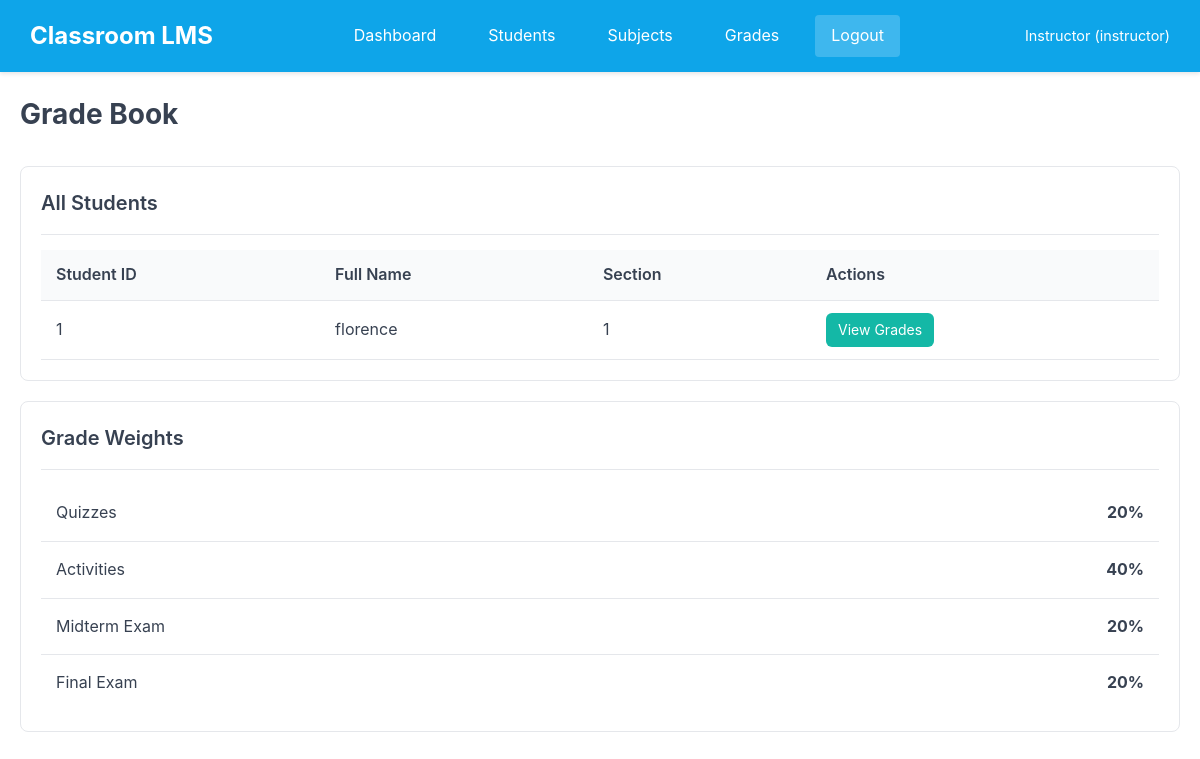
Page /grades (signed in) on the committed database.
### tables this page shows
CREATE TABLE users (
            id INTEGER PRIMARY KEY AUTOINCREMENT,
            username TEXT UNIQUE NOT NULL,
            password_hash TEXT NOT NULL,
            full_name TEXT NOT NULL,
            role TEXT NOT NULL,
            student_id TEXT,
            section TEXT,
            created_at TIMESTAMP DEFAULT CURRENT_TIMESTAMP
        );

### app.py (the view)
@app.route('/grades')
@login_required
def grades():
    if current_user.role != 'instructor':
        return redirect(url_for('student_dashboard'))
    conn = get_db()
    cursor = conn.cursor()
    cursor.execute('SELECT * FROM subjects')
    subjects = cursor.fetchall()
    cursor.execute('SELECT * FROM users WHERE role = "student" ORDER BY full_name')
    students = cursor.fetchall()
    conn.close()
    return render_template('grades.html', subjects=subjects, students=students)

### app.py (called while the page is built)
@login_manager.user_loader
def load_user(user_id):
    conn = get_db()
    cursor = conn.cursor()
    cursor.execute('SELECT * FROM users WHERE id = ?', (user_id,))
    user = cursor.fetchone()
    conn.close()
    if user:
        return User(user['id'], user['username'], user['full_name'], user['role'], user['student_id'], user['section'])
    return None

### database.py (called while the page is built)
def get_db():
    conn = sqlite3.connect(DATABASE)
    conn.row_factory = sqlite3.Row
    return conn

### templates/grades.html (shortened to what this page needs)
{% extends 'base.html' %}
{% block content %}
<div class="page-header">
    <h1>Grade Book</h1>
</div>
<div class="card">
    <div class="card-header">
        <span class="card-title">All Students</span>
    </div>
    <div class="table-container">
        <table>
            <thead>
                <tr>
                    <th>Student ID</th>
                    <th>Full Name</th>
                    <th>Section</th>
                    <th>Actions</th>
                </tr>
            </thead>
            <tbody>
                {% for student in students %}
                <tr>
                    <td>{{ student.student_id }}</td>
                    <td>{{ student.full_name }}</td>
                    <td>{{ student.section }}</td>
                    <td>
                        <a href="{{ url_for('student_grades', student_id=student.id) }}" class="btn btn-sm btn-teal">View Grades</a>
                    </td>
                </tr>
                {% else %}
                <tr>
                    <td colspan="4" class="text-center">No students enrolled yet.</td>
                </tr>
                {% endfor %}
            </tbody>
        </table>
    </div>
</div>
<div class="card mt-20">
    <div class="card-header">
        <span class="card-title">Grade Weights</span>
    </div>
    <ul class="session-list">
        <li class="session-item">
            <span>Quizzes</span>
            <strong>20%</strong>
        </li>
        <li class="session-item">
            <span>Activities</span>
            <strong>40%</strong>
        </li>
        <li class="session-item">
            <span>Midterm Exam</span>
            <strong>20%</strong>
        </li>
        <li class="session-item">
            <span>Final Exam</span>
            <strong>20%</strong>
        </li>
    </ul>
</div>
{% endblock %}

### templates/base.html (shortened to what this page needs)
<!DOCTYPE html>
<html lang="en">
<head>
    <link rel="stylesheet" href="{{ url_for('static', filename='css/style.css') }}">
</head>
<body>
    {% if current_user.is_authenticated %}
    <nav class="navbar">
        <div class="nav-brand">
            <a href="{{ url_for('index') }}">Classroom LMS</a>
        </div>
        <div class="nav-links">
            {% if current_user.role == 'instructor' %}
                <a href="{{ url_for('dashboard') }}">Dashboard</a>
                <a href="{{ url_for('students') }}">Students</a>
                <a href="{{ url_for('subjects') }}">Subjects</a>
                <a href="{{ url_for('grades') }}">Grades</a>
            {% else %}
                <a href="{{ url_for('student_dashboard') }}">Dashboard</a>
                <a href="{{ url_for('my_grades') }}">My Grades</a>
            {% endif %}
            <a href="{{ url_for('logout') }}" class="btn-logout">Logout</a>
        </div>
        <div class="nav-user">
            <span>{{ current_user.full_name }} ({{ current_user.role }})</span>
        </div>
    </nav>
    {% endif %}
    <main class="container">
        {% block content %}{% endblock %}
    </main>
</body>
</html>

### static/css/style.css (style rules this page uses)
* { margin: 0; padding: 0; box-sizing: border-box; }
body { font-family: 'Inter', -apple-system, BlinkMacSystemFont, 'Segoe UI', Roboto, sans-serif; background-color: #FFFFFF; color: #374151; line-height: 1.6; }
.container { max-width: 1200px; margin: 0 auto; padding: 20px; }
.navbar { background-color: #0EA5E9; padding: 15px 30px; display: flex; justify-content: space-between; align-items: center; box-shadow: 0 2px 4px rgba(0,0,0,0.1); }
.nav-brand a { color: white; text-decoration: none; font-size: 1.5rem; font-weight: bold; }
.nav-links { display: flex; gap: 20px; }
.nav-links a { color: white; text-decoration: none; padding: 8px 16px; border-radius: 4px; transition: background-color 0.2s; }
.nav-user { color: white; font-size: 0.9rem; }
.btn-logout { background-color: rgba(255,255,255,0.2) !important; }
.btn { display: inline-block; padding: 12px 24px; background-color: #0EA5E9; color: white; border: none; border-radius: 6px; font-size: 1rem; cursor: pointer; text-decoration: none; transition: background-color 0.2s; }
.btn-sm { padding: 6px 12px; font-size: 0.875rem; }
.btn-teal { background-color: #14B8A6; }
.card { background: white; border: 1px solid #E5E7EB; border-radius: 8px; padding: 20px; margin-bottom: 20px; }
.card-header { display: flex; justify-content: space-between; align-items: center; margin-bottom: 15px; padding-bottom: 15px; border-bottom: 1px solid #E5E7EB; }
.card-title { font-size: 1.25rem; font-weight: 600; color: #374151; }
.table-container { overflow-x: auto; }
table { width: 100%; border-collapse: collapse; }
th, td { padding: 12px 15px; text-align: left; border-bottom: 1px solid #E5E7EB; }
th { background-color: #F9FAFB; font-weight: 600; color: #374151; }
.session-list { list-style: none; }
.session-item { display: flex; justify-content: space-between; align-items: center; padding: 15px; border-bottom: 1px solid #E5E7EB; }
.session-item:last-child { border-bottom: none; }
.page-header { display: flex; justify-content: space-between; align-items: center; margin-bottom: 30px; }
.page-header h1 { font-size: 1.75rem; color: #374151; }
.mt-20 { margin-top: 20px; }

### rows in the picture
users: full_name "Instructor", role "instructor"
users: student_id "1", full_name "florence", section "1"
